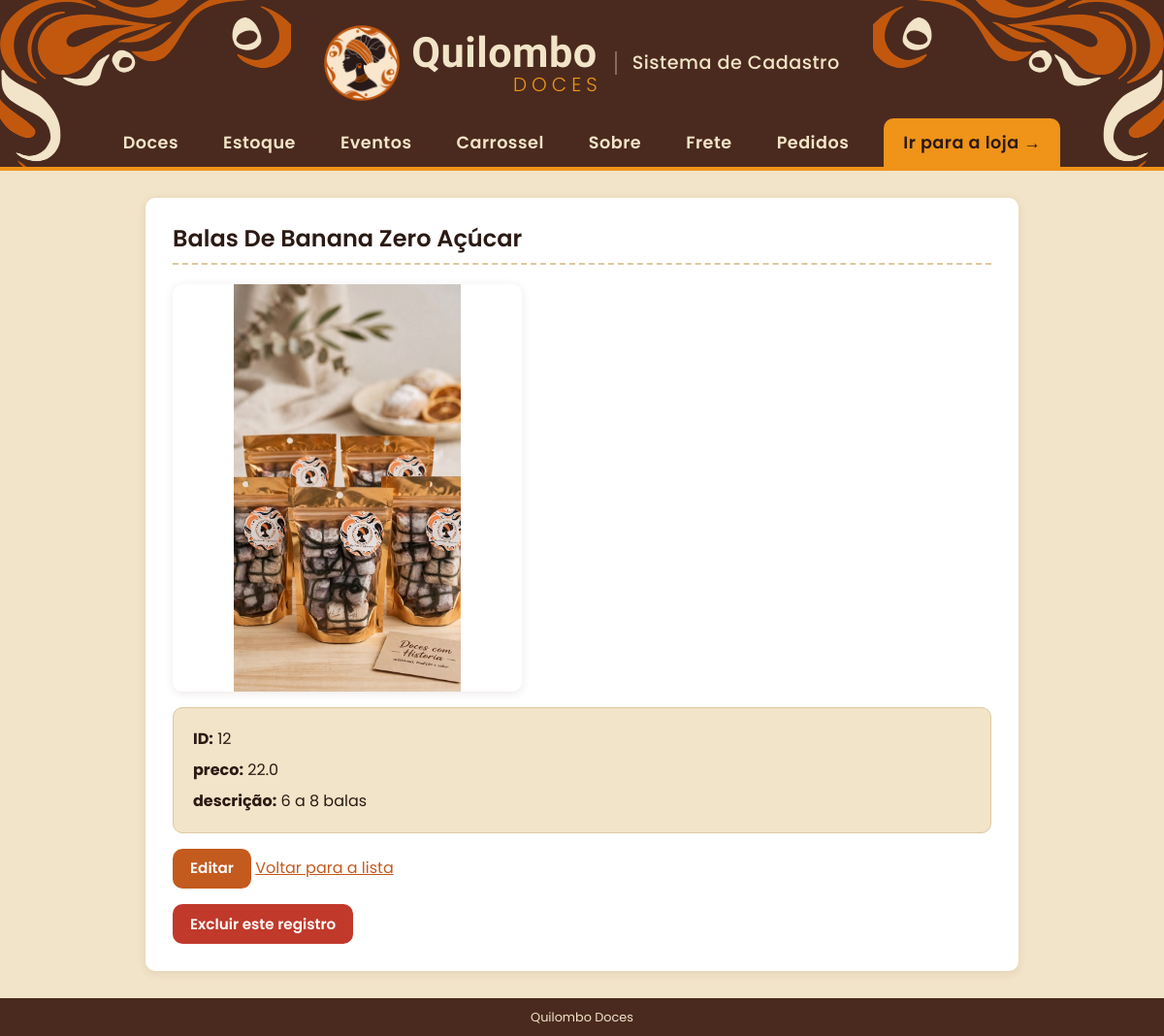
The app's page /doce/12 (signed in) with its own data.
### tables this page shows
CREATE TABLE doces (
            id     INTEGER PRIMARY KEY AUTOINCREMENT,
            nome   TEXT    NOT NULL,
            preco  REAL    NOT NULL
        , imagem TEXT, descricao TEXT, destaque INTEGER NOT NULL DEFAULT 0, estoque INTEGER NOT NULL DEFAULT 0, categoria_id INTEGER);

### app.py (the view)
@app.route("/doce/<int:id_doce>")
def detalhe(id_doce):
    conn = conectar_banco()
    doce = conn.execute('SELECT * FROM doces WHERE id = ?',
                        (id_doce,)).fetchone()
    conn.close()
    if doce is None:
        return render_template("erro.html",
                               mensagem=f"Nao existe doce com id {id_doce}."), 404
    return render_template("detalhe.html", doce=doce)

### app.py (called while the page is built)
@app.context_processor
def dados_globais():
    return {
        "qtd_carrinho": sum(session.get("carrinho", {}).values()),
        "whatsapp": WHATSAPP,
        "pedidos_pendentes": contar_pedidos_pendentes(),
        "cliente": cliente_atual(),      # cliente logado na loja (ou None)
    }

def contar_pedidos_pendentes():
    conn = conectar_banco()
    qtd = conn.execute(
        "SELECT COUNT(*) FROM pedidos WHERE status = 'informado'").fetchone()[0]
    conn.close()
    return qtd

@app.before_request
def proteger_admin():
    endpoint = request.endpoint or ""
    if (not endpoint                            # pagina que nao existe: mostra o erro 404
            or endpoint.startswith("loja")
            or endpoint.startswith("contas.")
            or endpoint in PAGINAS_PUBLICAS
            or session.get("admin_id")
            or conta_e_admin()):                  # conta de admin logada na loja: entra direto
        return None
    if endpoint == "listar":
        return redirect(url_for("loja"))
    proximo = request.path if request.method == "GET" else ""
    return redirect(url_for("admin_entrar", proximo=proximo))

### contas.py (called while the page is built, shortened)
def so_numeros(texto):
    return "".join(c for c in texto if c.isdigit())

def cliente_atual():
    id_cliente = session.get("cliente_id")
    if not id_cliente:
        return None
    conn = conectar_banco()
    cliente = conn.execute('SELECT * FROM clientes WHERE id = ?',
                           (id_cliente,)).fetchone()
    conn.close()
    if cliente is None:                     # conta apagada: sai da sessao
        session.pop("cliente_id", None)
    return cliente

def conta_e_admin():
    cliente = cliente_atual()
    return cliente is not None and so_numeros(cliente["cpf"]) in CPFS_ADMIN

@contas.before_app_request
def exigir_email():
    endpoint = request.endpoint or ""
    if not (endpoint.startswith("loja") or endpoint.startswith("contas.")):
        return None                         # area do admin, arquivos etc.

### templates/detalhe.html (shortened to what this page needs)
{% extends "base.html" %}
{% block conteudo %}
  <h2>{{ doce['nome'] }}</h2>
  {% if doce['imagem'] %}
    <img class="foto-detalhe" src="{{ url_for('static', filename='uploads/' ~ doce['imagem']) }}" alt="{{ doce['nome'] }}">
  {% endif %}
  <ul class="detalhe">
    <li><b>ID:</b> {{ doce['id'] }}</li>
    <li><b>preco:</b> {{ doce['preco'] }} </li>
    {% if doce['descricao'] %}
      <li><b>descrição:</b> <span class="texto-livre">{{ doce['descricao'] }}</span></li>
    {% endif %}
  </ul>
  <p>
    <a class="botao" href="{{ url_for('editar', id_doce=doce['id']) }}">Editar</a>
    <a href="{{ url_for('listar') }}">Voltar para a lista</a>
  </p>
  <form method="post" action="{{ url_for('excluir', id_doce=doce['id']) }}"
        onsubmit='return confirm({{ ("Excluir " ~ doce["nome"] ~ "? Esta acao nao pode ser desfeita.")|tojson }});'>
    <button type="submit" class="perigo">Excluir este registro</button>
  </form>
{% endblock %}

### static/estilo.css (style rules this page uses)
:root { --areia: #f2e4c8; --areia-escura: #e8d5ae; --cacau: #2b1a14; --raiz: #4a2a1e; --cacau-2: #2b1a14; --terracota: #c35a1e; --terracota-hover: #4a2a1e; --ouro: #ef9319; --ouro-hover: #d6820f; --verde: #25d366; --verde-hover: #1da851; --perigo: #c0392b; --sucesso-bg: #e8f6ec; --sucesso-txt: #1e6b3a; --erro-bg: #fdecea; --branco: #ffffff; --borda: #dcc9a0; --texto-suave: #6b4a3a; --raio: 10px; --raio-grande: 12px; --sombra: 0 2px 10px rgba(74, 42, 30, 0.10); --sombra-forte: 0 8px 20px rgba(74, 42, 30, 0.18); --fonte-texto: "Poppins", Arial, sans-serif; --fonte-marca: "Kaushan Script", cursive; }
* { box-sizing: border-box; }
body { margin: 0; font-family: var(--fonte-texto); font-size: 16px; line-height: 1.5; color: var(--cacau); background: var(--areia); min-height: 100vh; display: flex; flex-direction: column; }
h1, h2, h3 { font-family: var(--fonte-texto); font-weight: 600; line-height: 1.2; }
a { color: var(--terracota); }
img { max-width: 100%; }
main h2 { margin-top: 0; padding-bottom: 10px; border-bottom: 2px dashed var(--borda); }
button, .botao, .btn-whatsapp { font-family: inherit; font-size: 0.95rem; font-weight: 600; border: none; border-radius: var(--raio); padding: 9px 18px; cursor: pointer; text-decoration: none; display: inline-block; transition: background 0.2s, transform 0.1s; }
button { background: var(--raiz); color: var(--areia); }
.botao { background: var(--terracota); color: var(--branco); }
.perigo { background: var(--perigo); color: var(--branco); }
.texto-livre { white-space: pre-line; overflow-wrap: anywhere; }
.foto-detalhe { display: block; width: 100%; max-width: 360px; height: auto; max-height: 420px; object-fit: contain; border-radius: var(--raio); box-shadow: var(--sombra); margin-bottom: 16px; }
.detalhe { list-style: none; padding: 16px 20px; background: var(--areia); border: 1px solid var(--borda); border-radius: var(--raio); }
.detalhe li { padding: 4px 0; }

### records on screen
doces: nome "Balas De Banana Zero Açúcar", imagem (picture), id "12", preco "22.0", descricao "6 a 8 balas"
